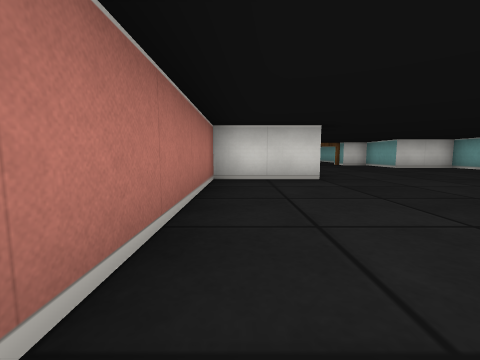
View 1 (above)

16 first-person views from a walk through a cub3D level. The camera is about half as high as the walls, tilts 6° down and sees 90° across. The floor is counted in squares. Each view is taken from the middle of a square. On the plan, view 1 faces up. The plan holds only what a view shows up to about 9 squares ahead; the rest is blank. The place goes on beyond the plan.

View 2
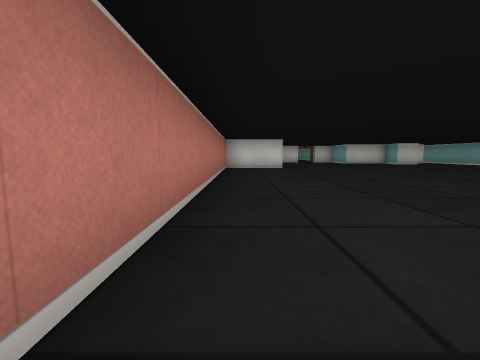

View 3
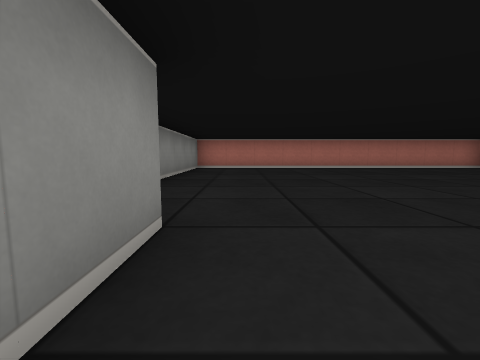

View 4
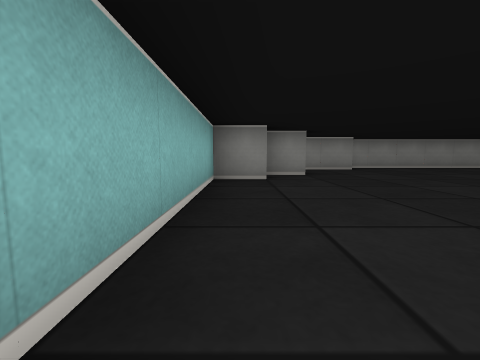

View 5
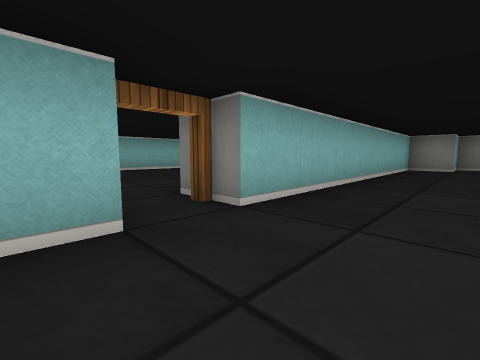

View 6
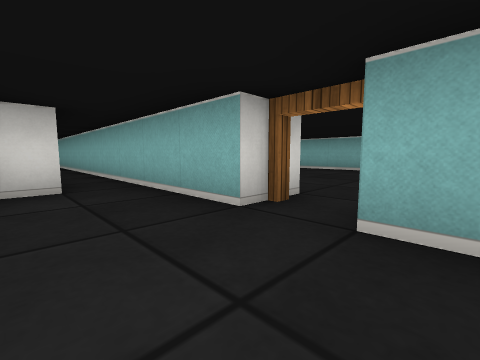

View 7
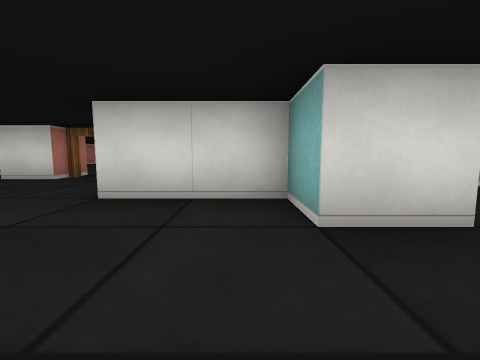

View 8
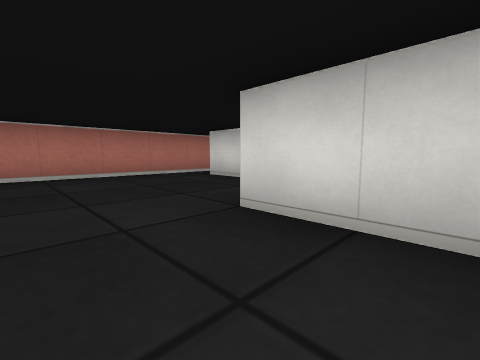

View 9
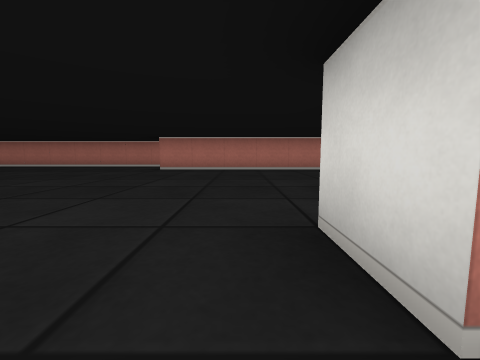

View 10
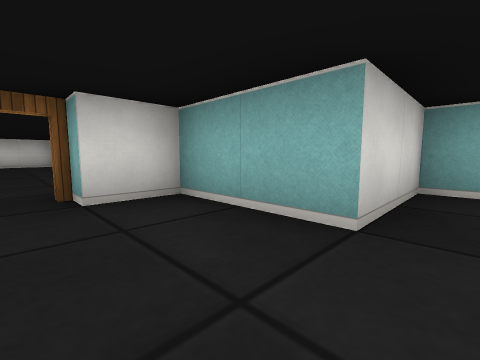

View 11
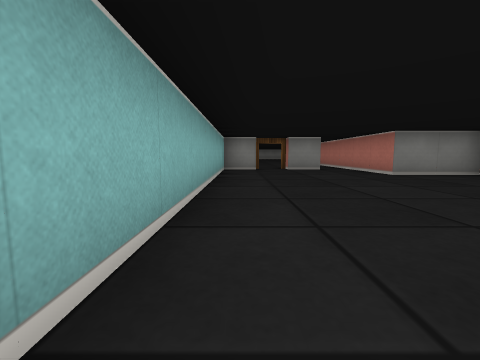

View 12
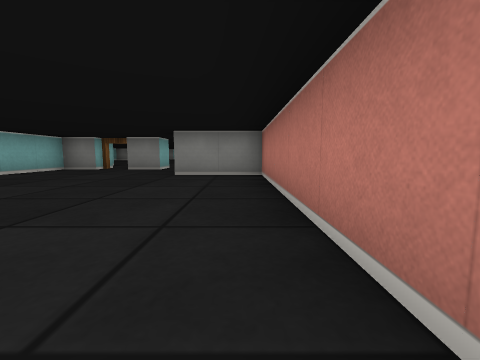

View 13
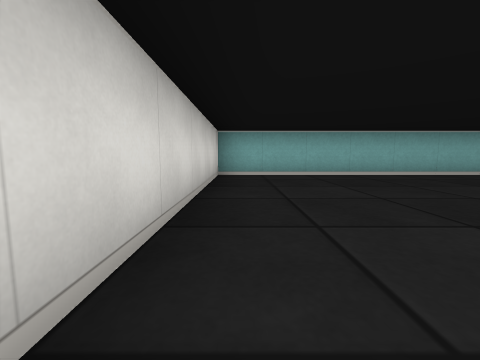

View 14
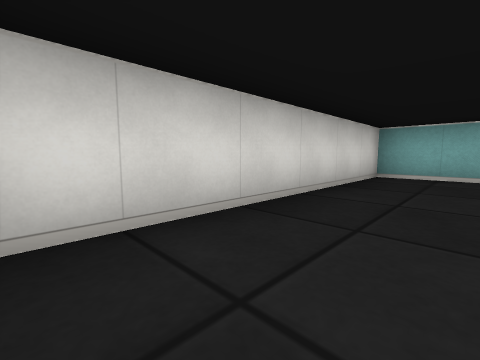

View 15
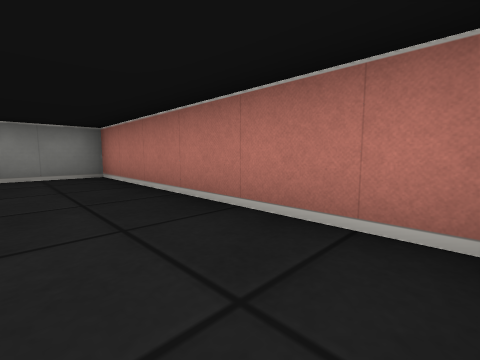

View 16
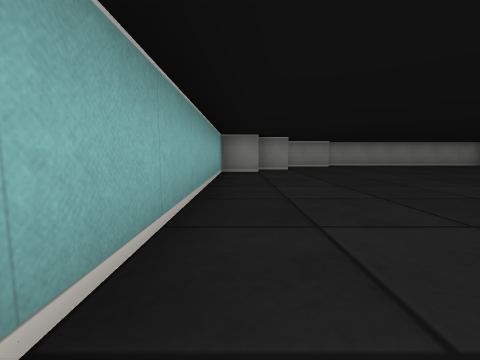

### Floor plan
Points are (right, up) in squares from view 1. A wall is a line through its corners. A room is listed if a view was taken in it or the views show most of it. See-through windows are left out.
Room 1 (views 1, 2, 3, 4, 5, 6, 7, 8, 9, 10, 16)
walls: (8.6, 7.5) (7.5, 7.5) (7.5, 8.5) (5.5, 8.5) (5.5, 10.5) (4.5, 10.5); (8.4, -2.5) (9.5, -2.5) (9.5, -1.5) (10.5, -1.5) (10.5, 5.5); (10.5, 6.5) (10.5, 15.5); (9.6, 8.5) (8.9, 8.5); (6.4, -4.5) (8, -4.5); (3.5, 10.5) (2.5, 10.5) (2.5, 11.5); (1.5, 11.5) (1.5, 4.5) (-0.5, 4.5) (-0.5, -5.5) (6.1, -5.5)
ways out: opening at (2, 11) to room 2; open door at (4, 11) to room 2; open door at (11, 6)
Room 2 (views 11, 12, 13, 14, 15)
walls: (2.5, 11.5) (3.5, 11.5); (-0.5, 19.1) (-0.5, 13.5) (1.5, 13.5) (1.5, 11.5); (4.5, 11.5) (5.5, 11.5) (5.5, 19.5) (-0.1, 19.5)
ways out: opening at (2, 11) to room 1; open door at (4, 11) to room 1

Where each view was taken, in squares from view 1:
view 1: 0 up, 0 right, facing up
view 2: 4 down, 0 right, facing up
view 3: 4 down, 8 right, facing left
view 4: 3 up, 10 right, facing down
view 5: 7 up, 9 right, facing down-right
view 6: 5 up, 9 right, facing up-right
view 7: 6 up, 7 right, facing up
view 8: 7 up, 7 right, facing up-left
view 9: 7 up, 9 right, facing left
view 10: 8 up, 4 right, facing up-right
view 11: 19 up, 5 right, facing down
view 12: 19 up, 0 right, facing down
view 13: 19 up, 0 right, facing right
view 14: 18 up, 0 right, facing up-right
view 15: 19 up, 1 right, facing down-left
view 16: 5 up, 10 right, facing down
